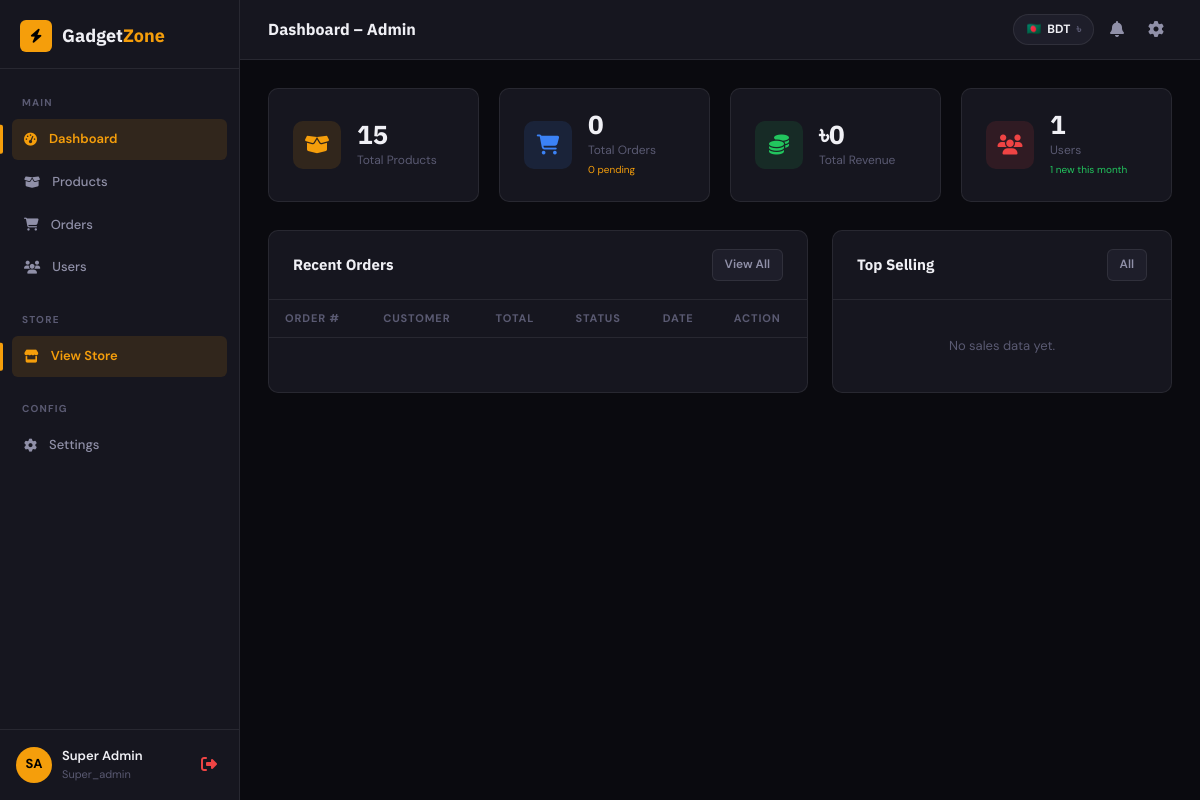
/admin/index.php (signed in), run on the app's committed database.
### tables this page shows
CREATE TABLE IF NOT EXISTS users (
    id         INT AUTO_INCREMENT PRIMARY KEY,
    first_name VARCHAR(80)  NOT NULL,
    last_name  VARCHAR(80)  NOT NULL,
    email      VARCHAR(150) NOT NULL UNIQUE,
    password   VARCHAR(255) NOT NULL,
    phone      VARCHAR(20),
    address    TEXT,
    city       VARCHAR(100),
    avatar     VARCHAR(255) DEFAULT NULL,
    role       ENUM('member','admin','super_admin') DEFAULT 'member',
    created_at TIMESTAMP DEFAULT CURRENT_TIMESTAMP
);

CREATE TABLE IF NOT EXISTS settings (
    id            INT AUTO_INCREMENT PRIMARY KEY,
    setting_key   VARCHAR(100) NOT NULL UNIQUE,
    setting_value TEXT         NOT NULL,
    updated_at    TIMESTAMP DEFAULT CURRENT_TIMESTAMP ON UPDATE CURRENT_TIMESTAMP
);

### includes/functions.php (called while the page is built, shortened)
<?php
require_once __DIR__ . '/currency.php';
function isLoggedIn() {
    return isset($_SESSION['user_id']);
}
function getCurrentUser() {
    global $conn;
    $id  = (int)$_SESSION['user_id'];
    $res = $conn->query("SELECT * FROM users WHERE id = $id LIMIT 1");
    return $res ? $res->fetch_assoc() : null;
}

### includes/currency.php (called while the page is built, shortened)
<?php
function getActiveCurrency(): array {
    global $conn;
    if (isset($_SESSION['active_currency']) && isset(CURRENCIES[$_SESSION['active_currency']])) {
        return CURRENCIES[$_SESSION['active_currency']];
    }
    $row = null;
    if ($conn) {
        $r = $conn->query("SELECT setting_value FROM settings WHERE setting_key='active_currency' LIMIT 1");
        if ($r && $row = $r->fetch_assoc()) {
            $_SESSION['active_currency'] = $row['setting_value'];
        }
    }
    $code = (isset($row['setting_value']) && isset(CURRENCIES[$row['setting_value']])) ? $row['setting_value'] : 'BDT';
    return CURRENCIES[$code];
}

### admin/layout.php (the view, shortened to what this page needs)
<?php
require_once __DIR__ . '/../includes/db.php';
require_once __DIR__ . '/../includes/functions.php';
$currentUser = getCurrentUser();
$pageTitle   = $pageTitle   ?? 'Admin – GadgetZone';
$currentPage = basename($_SERVER['PHP_SELF'], '.php');
?>
<!DOCTYPE html>
<html lang="en">
<head>
<link rel="stylesheet" href="https://cdnjs.cloudflare.com/ajax/libs/font-awesome/6.5.0/css/all.min.css">
<link rel="stylesheet" href="/gadget/admin/admin.css">
</head>
<body>
<div class="admin-wrap">
<aside class="admin-sidebar" id="adminSidebar">
    <div class="sidebar-logo">
        <a href="/gadget/index.php" title="Go to Storefront" style="display:flex;align-items:center;gap:10px;text-decoration:none;color:inherit;flex:1;min-width:0">
            <span class="logo-icon"><i class="fa-solid fa-bolt"></i></span>
            <span>Gadget<strong>Zone</strong></span>
        </a>
    </div>
    <nav class="sidebar-nav">
        <div class="sidebar-section-label">Main</div>
        <a href="/gadget/admin/index.php" class="<?= $currentPage==='index'?'active':'' ?>">
            <i class="fa-solid fa-gauge-high"></i><span>Dashboard</span>
        </a>
        <a href="/gadget/admin/products.php" class="<?= $currentPage==='products'?'active':'' ?>">
            <i class="fa-solid fa-box-open"></i><span>Products</span>
        </a>
        <a href="/gadget/admin/orders.php" class="<?= $currentPage==='orders'?'active':'' ?>">
            <i class="fa-solid fa-cart-shopping"></i><span>Orders</span>
        </a>
        <a href="/gadget/admin/users.php" class="<?= $currentPage==='users'?'active':'' ?>">
            <i class="fa-solid fa-users"></i><span>Users</span>
        </a>
        <div class="sidebar-section-label" style="margin-top:16px">Store</div>
        <a href="/gadget/index.php" target="_blank">
            <i class="fa-solid fa-store"></i><span>View Store</span>
        </a>
        <div class="sidebar-section-label" style="margin-top:16px">Config</div>
        <a href="/gadget/admin/settings.php" class="<?= $currentPage==='settings'?'active':'' ?>">
            <i class="fa-solid fa-gear"></i><span>Settings</span>
        </a>
    </nav>
    <div class="sidebar-footer">
        <div class="sidebar-user">
            <div class="sidebar-avatar"><?= strtoupper(substr($currentUser['first_name'],0,1).substr($currentUser['last_name'],0,1)) ?></div>
            <div>
                <div style="font-size:13px;font-weight:600"><?= htmlspecialchars($currentUser['first_name'].' '.$currentUser['last_name']) ?></div>
                <div style="font-size:11px;color:var(--a-text3)"><?= ucfirst($currentUser['role']) ?></div>
            </div>
        </div>
        <a href="/gadget/pages/logout.php" class="sidebar-logout"><i class="fa-solid fa-right-from-bracket"></i></a>
    </div>
</aside>
<div class="admin-main">
<div class="admin-topbar">
    <div class="admin-topbar-title"><?= $pageTitle ?></div>
    <div class="admin-topbar-right">
        <?php
        $activeCur = getActiveCurrency();
        ?>
        <div class="topbar-currency-badge" title="Active Currency">
            <span><?= $activeCur['flag'] ?></span>
            <span><?= htmlspecialchars($activeCur['code']) ?></span>
            <span style="color:var(--a-text3)"><?= htmlspecialchars($activeCur['symbol']) ?></span>
        </div>
        <a href="/gadget/admin/orders.php?status=pending" class="topbar-btn">
            <i class="fa-solid fa-bell"></i>
        </a>
        <a href="/gadget/admin/settings.php" class="topbar-btn" title="Settings">
            <i class="fa-solid fa-gear"></i>
        </a>
    </div>
</div>
<div class="admin-content">

### admin/admin.css (style rules this page uses)
:root { --a-bg:#0a0a0f;--a-surface:#16161f;--a-surface2:#1e1e2a;--a-border:rgba(255,255,255,0.08);--a-text:#f0f0f5;--a-text2:#9090a8;--a-text3:#5a5a72;--accent:#f59e0b;--accent-dark:#d97706;--success:#22c55e;--danger:#ef4444;--info:#3b82f6;--warning:#f59e0b;--sidebar-w:240px;--topbar-h:60px;--font-head:'IBM Plex Sans',sans-serif;--font-body:'DM Sans',sans-serif;--radius:10px;--radius-sm:6px;--tr:0.2s ease }
*,*::before,*::after { box-sizing:border-box;margin:0;padding:0 }
body { font-family:var(--font-body);background:var(--a-bg);color:var(--a-text);font-size:14px;line-height:1.6;min-height:100vh }
a { color:inherit;text-decoration:none;transition:var(--tr) }
.admin-wrap { display:flex;min-height:100vh }
.admin-sidebar { width:var(--sidebar-w);background:var(--a-surface);border-right:1px solid var(--a-border);display:flex;flex-direction:column;position:fixed;top:0;left:0;bottom:0;z-index:200;transition:transform var(--tr) }
.sidebar-logo { display:flex;align-items:center;gap:10px;padding:20px 20px 16px;font-family:var(--font-head);font-size:18px;font-weight:700;border-bottom:1px solid var(--a-border) }
.sidebar-logo .logo-icon { width:32px;height:32px;background:var(--accent);border-radius:6px;display:flex;align-items:center;justify-content:center;color:#000;font-size:14px;flex-shrink:0 }
.sidebar-logo strong { color:var(--accent) }
.sidebar-nav { flex:1;overflow-y:auto;padding:16px 12px;display:flex;flex-direction:column;gap:2px }
.sidebar-section-label { font-size:10px;font-weight:700;text-transform:uppercase;letter-spacing:0.12em;color:var(--a-text3);padding:6px 10px;margin-top:4px }
.sidebar-nav a { display:flex;align-items:center;gap:12px;padding:10px 12px;border-radius:var(--radius-sm);color:var(--a-text2);font-size:13px;font-weight:500;transition:var(--tr);position:relative }
.sidebar-nav a.active { background:rgba(245,158,11,0.12);color:var(--accent);font-weight:600 }
.sidebar-nav a.active::before { content:'';position:absolute;left:-12px;top:50%;transform:translateY(-50%);width:3px;height:70%;background:var(--accent);border-radius:0 2px 2px 0 }
.sidebar-footer { padding:16px;border-top:1px solid var(--a-border);display:flex;align-items:center;gap:12px }
.sidebar-user { display:flex;align-items:center;gap:10px;flex:1;overflow:hidden }
.sidebar-avatar { width:36px;height:36px;border-radius:50%;background:var(--accent);color:#000;font-size:13px;font-weight:700;display:flex;align-items:center;justify-content:center;flex-shrink:0 }
.sidebar-logout { color:var(--danger);font-size:16px;padding:6px }
.admin-main { margin-left:var(--sidebar-w);flex:1;display:flex;flex-direction:column;min-height:100vh }
.admin-topbar { height:var(--topbar-h);background:var(--a-surface);border-bottom:1px solid var(--a-border);display:flex;align-items:center;padding:0 28px;gap:16px;position:sticky;top:0;z-index:100 }
.admin-topbar-title { font-family:var(--font-head);font-size:16px;font-weight:700;flex:1 }
.admin-topbar-right { display:flex;align-items:center;gap:8px }
.topbar-btn { position:relative;padding:8px;border-radius:var(--radius-sm);color:var(--a-text2);font-size:16px;transition:var(--tr) }
.admin-content { padding:28px;flex:1 }
.topbar-currency-badge { display:flex;align-items:center;gap:6px;padding:5px 12px;background:var(--a-surface2);border:1px solid var(--a-border);border-radius:20px;font-size:12px;font-weight:700;color:var(--a-text);cursor:default;transition:var(--tr) }

### data on the page
users: first_name+last_name "SA", first_name+last_name "Super Admin", role "Super_admin"
settings: setting_value "🇧🇩", setting_value "BDT", setting_value "৳"

### other printed values
$pageTitle "Dashboard – Admin"
$totalProducts "15"
$totalOrders "0"
$pendingCount "0"
formatPrice($totalRevenue) "৳0"
$totalUsers "1"
$newUsers30 "1"
